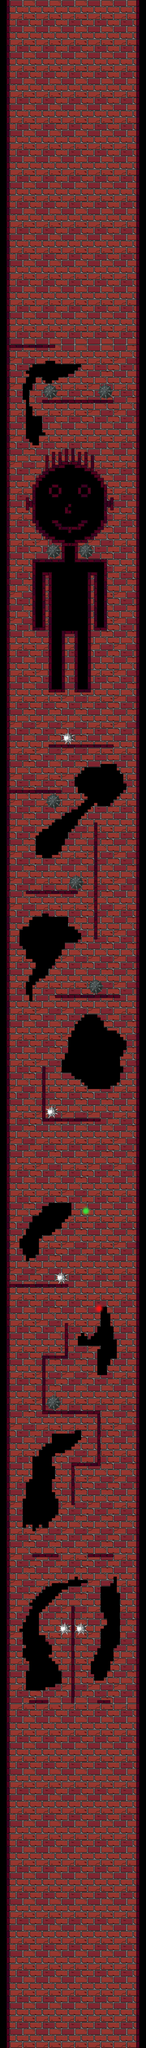

Below is a game level as drawn by its tile map, then a one-line description and the .tmx that defines it (tile-layer data replaced by summaries):
An orthogonal 45x630 tile map with 32x32 px tiles, 4 tile layers (background, walls, teleports, dead_things), 3 tilesets and 150 objects.

<map version="1.9" tiledversion="1.9.2" orientation="orthogonal" renderorder="right-down" width="45" height="630" tilewidth="32" tileheight="32" infinite="0" nextlayerid="20" nextobjectid="308">
 <tileset firstgid="1" source="map_sprite.tsx" />
 <tileset firstgid="1025" source="../map_sprite.tsx" />
 <tileset firstgid="2049" source="../map_sprite.tsx" />
 <layer id="16" name="background" width="45" height="630">
  <data>[28350 cells, 0 non-empty, 0 distinct tile ids]</data>
 </layer>
 <layer id="2" name="walls" width="45" height="630">
  <data>[28350 cells, 23176 non-empty, 135 distinct tile ids]</data>
 </layer>
 <layer id="3" name="teleports" width="45" height="630">
  <data>[28350 cells, 18 non-empty, 18 distinct tile ids]</data>
 </layer>
 <layer id="5" name="dead_things" width="45" height="630">
  <data>[28350 cells, 280 non-empty, 41 distinct tile ids]</data>
 </layer>
 <objectgroup id="6" name="walls">
  <object id="148" x="-128" y="0" width="224" height="20160" />
  <object id="149" x="1344" y="0" width="224" height="20160" />
 </objectgroup>
 <objectgroup id="7" name="walls_inside_tower">
  <object id="156" x="288" y="16736" width="192" height="32" />
  <object id="157" x="704" y="15808" width="32" height="960" />
  <object id="158" x="960" y="16736" width="128" height="32" />
  <object id="159" x="864" y="15296" width="256" height="32" />
  <object id="160" x="320" y="15296" width="256" height="32" />
  <object id="161" x="704" y="14400" width="32" height="416" />
  <object id="162" x="704" y="14400" width="288" height="32" />
  <object id="163" x="960" y="13888" width="32" height="544" />
  <object id="164" x="416" y="13888" width="576" height="32" />
  <object id="165" x="416" y="13344" width="32" height="576" />
  <object id="166" x="416" y="13344" width="256" height="32" />
  <object id="167" x="640" y="13024" width="32" height="352" />
  <object id="168" x="64" y="12640" width="608" height="32" />
  <object id="169" x="416" y="11008" width="576" height="32" />
  <object id="170" x="416" y="10496" width="32" height="544" />
  <object id="171" x="544" y="9792" width="640" height="32" />
  <object id="172" x="928" y="8096" width="32" height="1152" />
  <object id="173" x="256" y="8768" width="512" height="32" />
  <object id="174" x="64" y="7776" width="544" height="32" />
  <object id="176" x="480" y="7328" width="640" height="32" />
  <object id="177" x="320" y="5504" width="320" height="32" />
  <object id="178" x="608" y="5312" width="32" height="224" />
  <object id="179" x="608" y="5344" width="160" height="32" />
  <object id="180" x="736" y="5312" width="32" height="224" />
  <object id="181" x="736" y="5504" width="320" height="32" />
  <object id="182" x="1024" y="5504" width="32" height="704" />
  <object id="183" x="928" y="6176" width="128" height="32" />
  <object id="184" x="864" y="5632" width="96" height="32" />
  <object id="185" x="928" y="5632" width="32" height="576" />
  <object id="186" x="864" y="5632" width="32" height="1184" />
  <object id="187" x="736" y="6784" width="160" height="32" />
  <object id="188" x="736" y="6208" width="32" height="608" />
  <object id="189" x="608" y="6208" width="160" height="32" />
  <object id="190" x="608" y="6208" width="32" height="608" />
  <object id="191" x="480" y="6784" width="160" height="32" />
  <object id="192" x="480" y="5632" width="32" height="1184" />
  <object id="193" x="416" y="5632" width="96" height="32" />
  <object id="194" x="416" y="5632" width="32" height="576" />
  <object id="195" x="320" y="6176" width="128" height="32" />
  <object id="196" x="320" y="5504" width="32" height="704" />
  <object id="197" x="512" y="5312" width="128" height="32" />
  <object id="198" x="512" y="5280" width="32" height="64" />
  <object id="199" x="448" y="5280" width="96" height="32" />
  <object id="200" x="448" y="5248" width="32" height="64" />
  <object id="201" x="416" y="5248" width="64" height="32" />
  <object id="202" x="416" y="5216" width="32" height="64" />
  <object id="203" x="384" y="5216" width="64" height="32" />
  <object id="204" x="384" y="5184" width="32" height="64" />
  <object id="205" x="352" y="5184" width="64" height="32" />
  <object id="206" x="352" y="5120" width="32" height="96" />
  <object id="207" x="320" y="5120" width="64" height="32" />
  <object id="208" x="320" y="4768" width="32" height="384" />
  <object id="210" x="256" y="4928" width="96" height="64" />
  <object id="211" x="256" y="4896" width="32" height="128" />
  <object id="212" x="736" y="5312" width="128" height="32" />
  <object id="213" x="832" y="5280" width="32" height="64" />
  <object id="214" x="832" y="5280" width="96" height="32" />
  <object id="215" x="896" y="5248" width="32" height="64" />
  <object id="216" x="896" y="5248" width="64" height="32" />
  <object id="217" x="928" y="5216" width="32" height="64" />
  <object id="218" x="928" y="5216" width="64" height="32" />
  <object id="219" x="960" y="5184" width="32" height="64" />
  <object id="220" x="960" y="5184" width="64" height="32" />
  <object id="221" x="992" y="5120" width="32" height="96" />
  <object id="222" x="992" y="5120" width="64" height="32" />
  <object id="223" x="1024" y="4768" width="32" height="384" />
  <object id="224" x="992" y="4768" width="64" height="32" />
  <object id="225" x="992" y="4704" width="32" height="96" />
  <object id="226" x="960" y="4704" width="64" height="32" />
  <object id="227" x="960" y="4672" width="32" height="64" />
  <object id="228" x="928" y="4672" width="64" height="32" />
  <object id="229" x="928" y="4640" width="32" height="64" />
  <object id="230" x="896" y="4640" width="64" height="32" />
  <object id="231" x="896" y="4480" width="32" height="192" />
  <object id="232" x="832" y="4608" width="96" height="32" />
  <object id="233" x="832" y="4448" width="32" height="192" />
  <object id="234" x="736" y="4576" width="128" height="32" />
  <object id="235" x="768" y="4448" width="32" height="160" />
  <object id="236" x="576" y="4544" width="224" height="32" />
  <object id="237" x="576" y="4448" width="32" height="160" />
  <object id="238" x="512" y="4576" width="128" height="32" />
  <object id="239" x="512" y="4448" width="32" height="192" />
  <object id="240" x="448" y="4608" width="96" height="32" />
  <object id="241" x="448" y="4480" width="32" height="160" />
  <object id="242" x="448" y="4608" width="32" height="64" />
  <object id="243" x="416" y="4640" width="64" height="32" />
  <object id="244" x="416" y="4640" width="32" height="64" />
  <object id="245" x="384" y="4672" width="64" height="32" />
  <object id="246" x="384" y="4672" width="32" height="64" />
  <object id="247" x="352" y="4704" width="64" height="32" />
  <object id="248" x="352" y="4704" width="32" height="96" />
  <object id="249" x="320" y="4768" width="64" height="32" />
  <object id="250" x="640" y="4416" width="32" height="160" />
  <object id="251" x="704" y="4416" width="32" height="160" />
  </objectgroup>
 <objectgroup id="8" name="coins">
  <properties>
   <property name="tp" value="1" />
  </properties>
  <!-- 7 objects omitted --></objectgroup>
 <objectgroup id="9" name="dead_things">
  <!-- 13 objects omitted --></objectgroup>
 <objectgroup id="10" name="moving_beams">
  <!-- 4 objects omitted --></objectgroup>
 <objectgroup id="11" name="walking_enemies">
  <!-- 1 objects omitted --></objectgroup>
 <objectgroup id="12" name="spins">
  <!-- 2 objects omitted --></objectgroup>
 <objectgroup id="13" name="body_parts_restorer">
  <!-- 2 objects omitted --></objectgroup>
 <objectgroup id="14" name="dragons" />
 <objectgroup id="15" name="hounter" />
 <objectgroup id="17" name="changing_pos_beams" />
 <objectgroup id="18" name="spider_webs" />
 <objectgroup id="19" name="teleports">
  <!-- 2 objects omitted --></objectgroup>
</map>
<!-- 54 of 150 objects omitted -->
